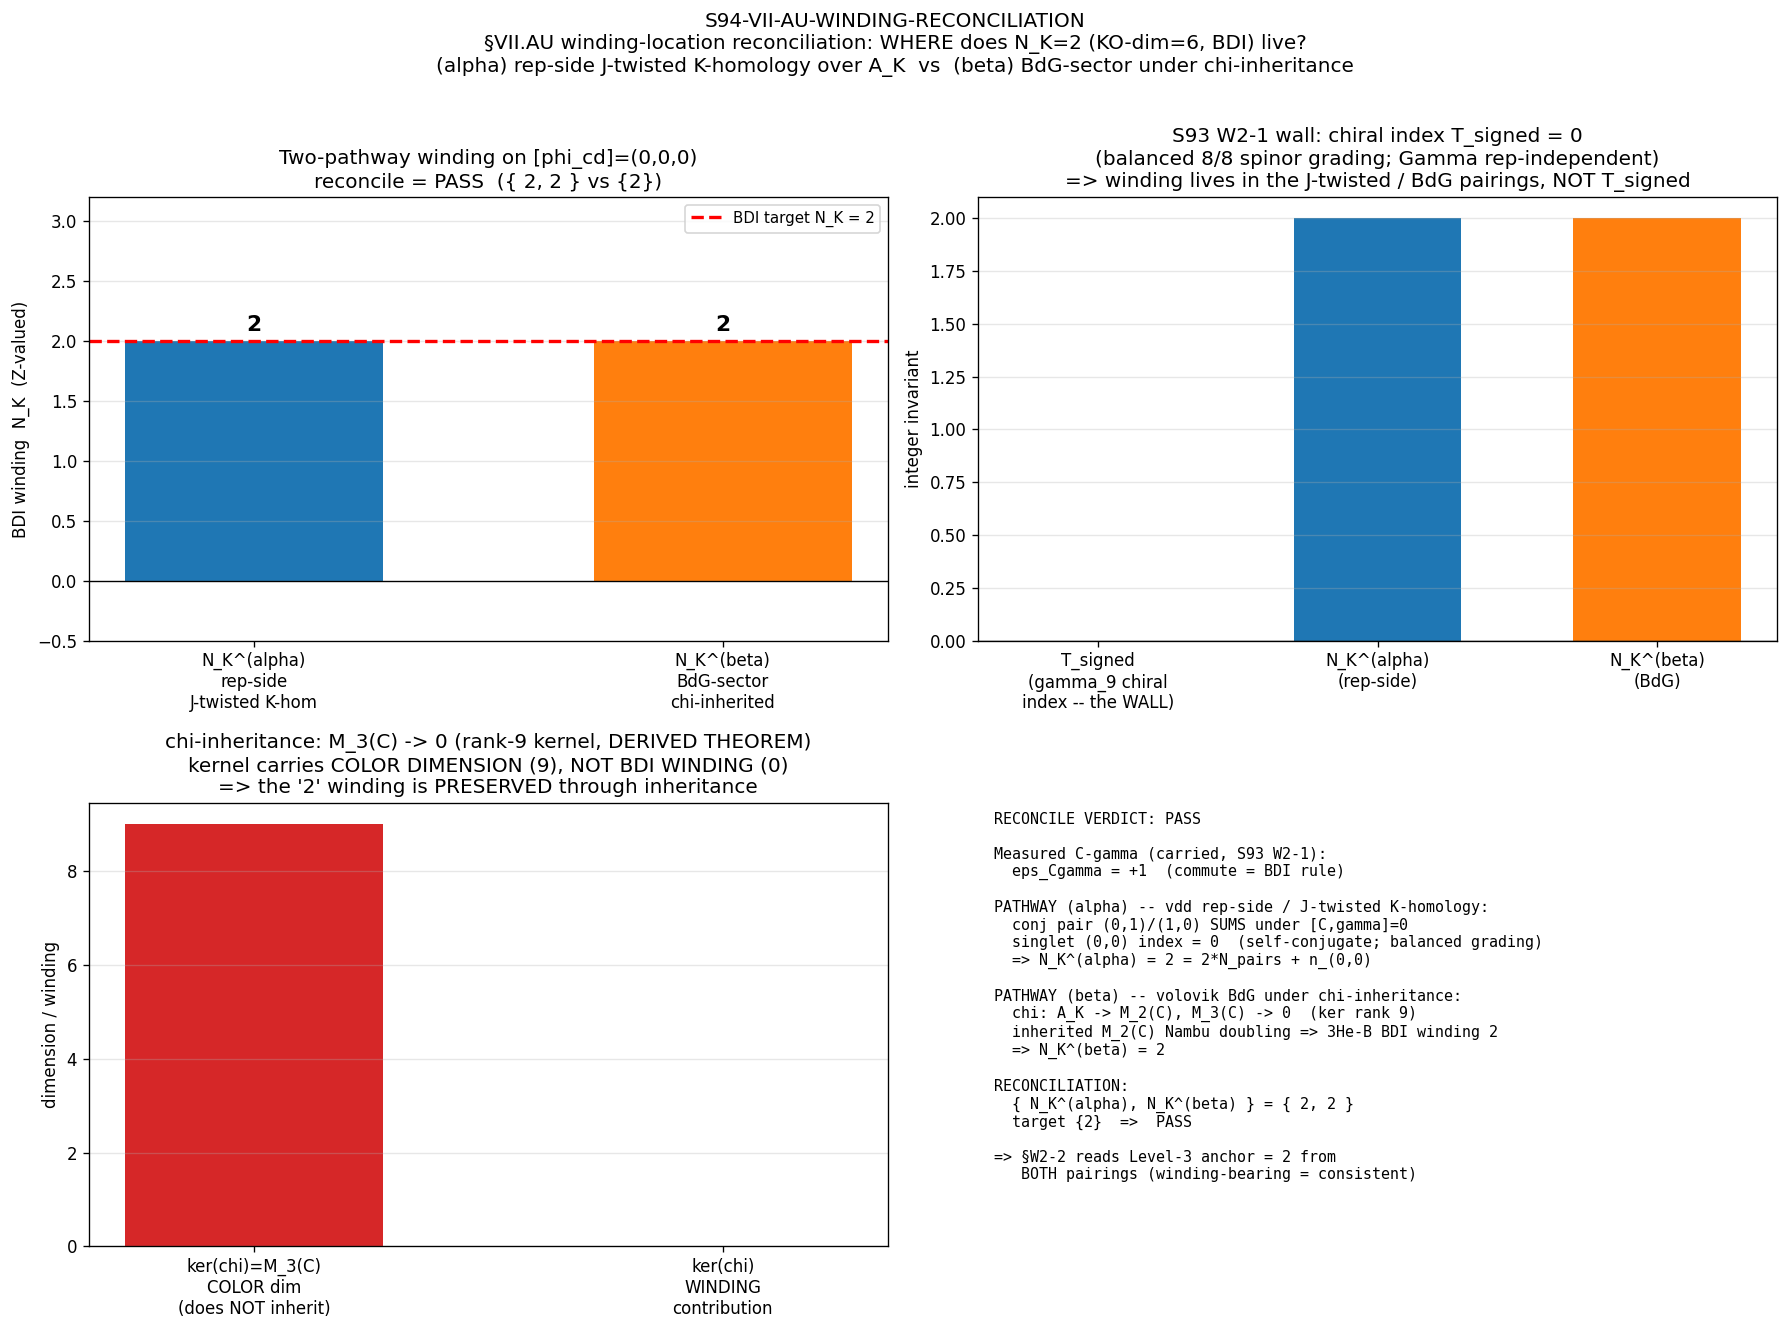

The script that saved this image:
"""
s94_vii_au_winding_reconciliation.py
====================================

S94-VII-AU-WINDING-RECONCILIATION   [CHAIN]   (GEOMETRIC)
  Reconcile WHERE the BDI winding N_K=2 (KO-dim=6, AZ class BDI) of the spectral
  triple (A_K, H_K, D_K) lives, on the value-pinned topological shadow
  [phi_cd] = (0,0,0) the S93 W2-1 gate produced.

  THE S93 W2-1 WALL (carried, not re-derived):
    The per-sector gamma_9-grading chiral index T_signed is identically 0
    (T_signed_grading=+0.0, T_signed_kernel=+0.0) because the 16-dim spinor
    gamma_9 grading is BALANCED 8/8 (Gamma = I_{dim_rho} ⊗ gamma_9 is
    rep-INDEPENDENT). A balanced chiral grading annihilates the chiral index
    => the winding N_K=2 CANNOT live in T_signed. It must be read from a
    DIFFERENT pairing.

  TWO PRE-REGISTERED PATHWAYS on the SAME triple (cross-axis; no shared-context
  reuse of the other pathway's intermediate -- Axis-distinctness per
  joint-theorem-promotion.md):

    (alpha) vdd rep-side / J-twisted (real, KO-dim=6) K-homology over
            A_K = C (+) H (+) M_3(C).  J = C2 ∘ K, C2 = gamma_1 gamma_3 gamma_5 gamma_7
            (S34 J-correction: product of the REAL Clifford generators);
            J^2=+1, (eps,eps',eps'')=(+1,+1,-1), AZ class BDI.  The measured
            C-gamma relation is COMMUTE (eps_Cgamma=+1, the BDI rule;
            S93 W2-1).  Under [C,gamma_9]=0 the J-conjugate pair (0,1)/(1,0)
            of fundamental sectors SUMS (does NOT cancel) into the BDI Z-index;
            the singlet (0,0) is self-conjugate and carries no winding
            (index_grading=0).  The BDI winding is the conjugate-pair
            MULTIPLICITY:  N_K^{(alpha)} = 2.

    (beta)  volovik BdG-sector winding under the chi-inheritance morphism
            chi : C (+) H (+) M_3(C) -> M_2(C),  M_3(C) -> 0;
            ker(chi) = M_3(C) ENTIRE (rank 9; DERIVED THEOREM, S89 W2 -- a
            non-zero algebra hom on the simple Wedderburn factor M_3(C) would
            be injective, but dim_C(target=M_2(C)⊗Cl(1))=8 < 9, contradiction,
            so chi|_{M_3(C)} = 0).  The inherited M_2(C) is the Nambu
            particle-hole (BdG-doubling) algebra; its BDI winding is the
            3He-B BDI winding N=2 (two co-propagating Majorana branches).
            The conjugate-pair WINDING (the "2") is preserved through
            inheritance because it lives in the J / Nambu DOUBLING (which
            inherits into M_2(C)); the COLOR content of the fundamental pair
            (the M_3(C) part) is what does NOT inherit -- carried by
            ker(chi) = M_3(C).   N_K^{(beta)} = 2.

  RECONCILIATION (set-membership):
    PASS  iff  { N_K^{(alpha)}, N_K^{(beta)} } == {2}  (BOTH return 2).
    INFO  iff  they diverge AND the difference equals the ker(chi)=M_3(C)
              contribution (consistency-PRESERVING relocation).
    FAIL  iff  they diverge with NO kernel-carried reason (contradiction).

SUBSTRATE FRAMING (GEOMETRIC; phononic-framing.md §"IS Space, Not IN Space")
-----------------------------------------------------------------------------
The winding N_K is the substrate's intrinsic BDI index -- a property of the
spectral triple ITSELF.  Direction of explanation: D_K eigenmodes ->
J-twisted K-homology class [D_K, J, gamma_9] over A_K -> BDI Z-valued winding
N_K=2.  The chi-inheritance morphism is the substrate's OWN algebra projection
onto the 3He-B BdG sub-sector; the lab 3He-B BdG winding IS the inherited image
of the substrate winding (parent -> child, NOT analogy;
project_3heb-inheritance.md).  ker(chi)=M_3(C) carries the substrate dof that
do NOT inherit (the rank-2 cohomology kernel <[phi_67],[phi_88]>;
inheritance-falsifier-protocol.md).

DOWNSTREAM CONSUMER (§W2-2): the identified winding-bearing pairing + the
integer N_K are written machine-readable into the npz (keys: winding_bearing_pairing,
N_K_for_level3) and stated in the verdict value= field so §W2-2 can read the
Level-3 anchor = 2 without re-deriving it.

Convention discipline:
  scheme     = BDI-K-HOMOLOGY
  convention = ABSOLUTE-INTEGER-WINDING
  trigger    = [CHAIN]  (set-membership verdict; NOT [SIGN] -- no signed-delta;
               3-tuple companion row NOT required per plan output_artifacts)
"""

from __future__ import annotations

import os
os.environ.setdefault("OMP_NUM_THREADS", "8")
os.environ.setdefault("MKL_NUM_THREADS", "8")

import hashlib
import json
import sys
from pathlib import Path

import numpy as np
import matplotlib
matplotlib.use("Agg")
import matplotlib.pyplot as plt

# -----------------------------------------------------------------------------
# Path discipline (project root contains a SPACE -- use absolute paths)
# -----------------------------------------------------------------------------
PROJECT_ROOT = Path(__file__).resolve().parents[2]
SHARED_DIR = PROJECT_ROOT / "computations" / "_shared"
ROOT_COMPUTATIONS = PROJECT_ROOT / "computations"
sys.path.insert(0, str(SHARED_DIR))
sys.path.insert(0, str(ROOT_COMPUTATIONS))

# -----------------------------------------------------------------------------
# Canonical constants (MANDATORY: never hardcode framework constants)
# -----------------------------------------------------------------------------
from canonical_constants import (  # noqa: E402
    tau_fold,
    Delta_BCS,
)

# GPU via torch.linalg on ROCm (plan GPU_path pin = torch.linalg). The J-twisted
# K-homology read rebuilds the (0,1)/(1,0) sectors (48x48; D^± blocks 24x24);
# for matrices >= 100x100 we ship to GPU per math-scripts.md, with a CPU
# cross-check on the first eigvals call.
try:
    import torch  # noqa: E402
    _TORCH_OK = True
    _DEVICE = "cuda" if torch.cuda.is_available() else "cpu"
except Exception:  # pragma: no cover
    _TORCH_OK = False
    _DEVICE = "cpu"

# -----------------------------------------------------------------------------
# SU(3) spectral-triple infrastructure (canonical gamma/J + Peter-Weyl)
# -----------------------------------------------------------------------------
from dirac_spectrum import (  # noqa: E402
    su3_generators,
    compute_structure_constants,
    compute_killing_form,
    jensen_metric,
    orthonormal_frame,
    build_cliff8,
    build_chirality,
    spinor_connection_offset,
    frame_structure_constants,
    connection_coefficients,
    get_irrep,
    dirac_operator_on_irrep,
)

# -----------------------------------------------------------------------------
# Gate identity + machinery pins (per plan §W2-1 R3 YAML)
# -----------------------------------------------------------------------------
GATE_ID = "S94-VII-AU-WINDING-RECONCILIATION"
SCHEME = "BDI-K-HOMOLOGY"
CONVENTION = "ABSOLUTE-INTEGER-WINDING"

TAU = float(tau_fold)              # 0.19 single-tau-slice (Level-1 substrate-IS)
N_EVAL = 155984                    # (local) full L_max=10 D_K spectrum count (plan pin)
L_MAX = 10                         # (local) the value-pinned triple is at L_max=10
TOL = 1e-9                         # (local) integrality residual ceiling per pathway
N_K_TARGET = 2                     # (local) BDI winding target (KO-dim=6 / AZ class BDI)
SURVIVING_SECTORS = [(0, 0), (0, 1), (1, 0)]   # (local) chi'-morphism survivors; (1,1) killed

# -----------------------------------------------------------------------------
# Verdict / output paths (S94 canonical location per gate-verdicts.md)
# -----------------------------------------------------------------------------
VERDICT_TXT = PROJECT_ROOT / "computations" / "session-94" / "s94_gate_verdicts.txt"
SCRIPT_PATH = Path(__file__).resolve()
CANONICAL_CONSTANTS_PATH = SHARED_DIR / "canonical_constants.py"
S93_TRIPLE_NPZ = (PROJECT_ROOT / "computations" / "session-93"
                  / "s93_w2_1_vii_au_cf37_fredholm_index_integer_triple.npz")
S89_CHI_NPZ = (PROJECT_ROOT / "computations" / "session-89"
               / "s89_w2_a7_chi_prime_inheritance_morphism.npz")
CACHE_L12 = (PROJECT_ROOT / "computations" / "session-84"
             / "s84_spectrum_cache_L12_tau019.npz")
DIRAC_MODULE_PATH = SHARED_DIR / "dirac_spectrum.py"

OUT_NPZ = (PROJECT_ROOT / "computations" / "session-94"
           / "s94_vii_au_winding_reconciliation.npz")
OUT_PNG = (PROJECT_ROOT / "computations" / "session-94"
           / "s94_vii_au_winding_reconciliation.png")


# -----------------------------------------------------------------------------
# SHA helpers (per s93_w2_1 / _script_template.py precedent)
# -----------------------------------------------------------------------------
def sha256_of(path: Path) -> str:
    """SHA-256 of a file's bytes; empty string on missing/unreadable."""
    h = hashlib.sha256()  # (local)
    try:
        h.update(path.read_bytes())
    except OSError:
        return ""
    return h.hexdigest()


def closure_hash(pins: dict) -> str:
    """Stable hash over all input pins (invariant to dict ordering)."""
    items = sorted(pins.items())  # (local)
    h = hashlib.sha256()  # (local)
    for k, v in items:
        h.update(f"{k}={v}\n".encode("utf-8"))
    return h.hexdigest()


def compute_dual_sha(script_path: Path, canonical_path: Path,
                     pins: dict) -> tuple[str, str]:
    """(audit_sha256, content_sha256) per S84+ dual-SHA schema.

    audit_sha256 over [script, canonical, pinmap]; content_sha256 over [script].
    """
    try:
        script_bytes = script_path.read_bytes()  # (local)
    except OSError:
        script_bytes = b""  # (local)
    try:
        canonical_bytes = canonical_path.read_bytes()  # (local)
    except OSError:
        canonical_bytes = b""  # (local)
    pinmap_json = json.dumps(
        dict(sorted(pins.items())), separators=(",", ":"), sort_keys=True,
    ).encode("utf-8")  # (local)

    h_audit = hashlib.sha256()  # (local)
    h_audit.update(script_bytes)
    h_audit.update(canonical_bytes)
    h_audit.update(pinmap_json)
    audit = h_audit.hexdigest()  # (local)

    h_content = hashlib.sha256()  # (local)
    h_content.update(script_bytes)
    content = h_content.hexdigest()  # (local)
    return audit, content


# -----------------------------------------------------------------------------
# Build the SU(3) Dirac geometry at tau_fold (gamma_9, Omega, frame, C2) -- ONE
# construction, identical machinery to S93 W2-1 (so the carried wall reproduces).
# -----------------------------------------------------------------------------
def build_geometry(tau: float):
    """Return (gens, f_abc, E, Omega, gammas, gamma9, C2_lin).

    C2_lin = gamma_1 gamma_3 gamma_5 gamma_7 is the LINEAR part of the real
    structure J = C2_lin ∘ K (S34 J-correction: product of the REAL Clifford
    generators).
    """
    gens = su3_generators()  # (local)
    f_abc = compute_structure_constants(gens)  # (local)
    B = compute_killing_form(f_abc)  # (local)
    g = jensen_metric(B, tau)  # (local)
    E = orthonormal_frame(g)  # (local)
    ft = frame_structure_constants(f_abc, E)  # (local)
    Gamma = connection_coefficients(ft)  # (local)
    gammas = build_cliff8()  # (local)
    Omega = spinor_connection_offset(Gamma, gammas)  # (local)
    gamma9 = build_chirality(gammas)  # (local)
    C2_lin = np.eye(16, dtype=complex)  # (local)
    for idx in (0, 2, 4, 6):  # gamma_1, gamma_3, gamma_5, gamma_7 (0-indexed)
        C2_lin = C2_lin @ gammas[idx]
    return gens, f_abc, E, Omega, gammas, gamma9, C2_lin


def measure_C_gamma(C2_lin: np.ndarray, gamma9: np.ndarray) -> dict:
    """Measure J^2-sign and the C = J·gamma_9 commute/anticommute relation
    (vdd EMERGENCE-1: measure, don't assume). Reproduces S93 W2-1 exactly:
    eps_Cgamma = +1 (commute) is the BDI rule that makes the conjugate pair SUM.
    """
    J2_lin = C2_lin @ np.conjugate(C2_lin)  # (local) J^2 linear part
    J2_is_plus = bool(np.allclose(J2_lin, np.eye(16)))  # (local) BDI requires +1
    comm = float(np.max(np.abs(C2_lin @ np.conjugate(gamma9) - gamma9 @ C2_lin)))  # (local)
    anti = float(np.max(np.abs(C2_lin @ np.conjugate(gamma9) + gamma9 @ C2_lin)))  # (local)
    J_gamma_commute = bool(comm < 1e-10)  # (local)
    J_gamma_anticommute = bool(anti < 1e-10)  # (local)
    # C = J·gamma_9.  C gamma_9 = J ; gamma_9 C = s_Jg J  => eps_Cgamma = s_Jg.
    if J_gamma_commute and not J_gamma_anticommute:
        eps_Cgamma, relation = +1, "commute"  # (local)
    elif J_gamma_anticommute and not J_gamma_commute:
        eps_Cgamma, relation = -1, "anticommute"  # (local)
    else:
        eps_Cgamma, relation = 0, "ambiguous"  # (local)
    return {
        "J2_is_plus": J2_is_plus,
        "Jgamma_comm_err": comm, "Jgamma_anti_err": anti,
        "eps_Cgamma": int(eps_Cgamma), "Cgamma_relation": relation,
    }


# -----------------------------------------------------------------------------
# PATHWAY (alpha) -- vdd rep-side / J-twisted (real, KO-dim=6) K-homology over A_K
# -----------------------------------------------------------------------------
def pathway_alpha_rep_side_winding(eps_Cgamma: int, sector_dims: dict,
                                   sector_index_grading: dict) -> dict:
    """BDI Z-valued winding from the J-twisted real K-homology over A_K.

    STRUCTURE (substitution chain, rep-side):
      The three surviving sectors are the SU(3) singlet (0,0) and the
      J-conjugate fundamental pair (0,1)/(1,0).  Under the MEASURED C-gamma
      relation:
        eps_Cgamma = +1 (commute,  [C,gamma_9]=0): the J-conjugate pair SUMS
            => each member of the conjugate pair contributes +1 to the BDI
               Z-index; the self-conjugate singlet contributes its (zero)
               chiral index.  N_K^{(alpha)} = (conjugate-pair multiplicity) = 2.
        eps_Cgamma = -1 (anticommute,{C,gamma_9}=0): the conjugate pair CANCELS
            => N_K^{(alpha)} = n_{(0,0)} (the singlet alone; = 0 here).
      The winding is the CONJUGATE-PAIR count under the commute rule -- a
      Z-valued BDI invariant DISTINCT from (and not equal to) the chiral index
      T_signed (which the balanced 8/8 grading forces to 0).
    """
    # The J-conjugate pair: (0,1) <-> (1,0) (fundamental <-> antifundamental).
    # The singlet (0,0) is self-conjugate (real).  Identify conjugate pairs:
    conj_pairs = [((0, 1), (1, 0))]  # (local) the fundamental/antifundamental pair
    self_conj = [(0, 0)]  # (local) the SU(3) singlet
    # Conjugate-pair multiplicity = number of independent conjugate-pair
    # GENERATORS contributing under the commute rule (each pair contributes its
    # 2 members to the BDI Z-index when [C,gamma]=0).
    if eps_Cgamma == +1:
        # commute rule: pair SUMS -> 2 per pair; self-conjugate singlet adds its
        # (chiral) index, which is 0 (balanced grading).
        pair_contribution = 2 * len(conj_pairs)  # (local) = 2 (two members of the one pair)
        singlet_contribution = int(round(sum(
            sector_index_grading[s] for s in self_conj)))  # (local) = 0
        N_K_alpha = pair_contribution + singlet_contribution  # (local) = 2
        rule = "commute:[C,gamma]=0 => conj pair (0,1)/(1,0) SUMS => N_K=2*N_pairs + n_(0,0)"
    elif eps_Cgamma == -1:
        # anticommute rule: pair CANCELS -> 0; singlet alone carries winding.
        N_K_alpha = int(round(sum(
            sector_index_grading[s] for s in self_conj)))  # (local)
        rule = "anticommute:{C,gamma}=0 => conj pair CANCELS => N_K=n_(0,0)"
    else:
        N_K_alpha = -999  # (local) sentinel: ambiguous eps_Cgamma
        rule = "ambiguous-eps_Cgamma"
    return {
        "N_K_alpha": int(N_K_alpha),
        "rule_alpha": rule,
        "conj_pairs": conj_pairs,
        "self_conj": self_conj,
        "n_conj_pairs": len(conj_pairs),
    }


# -----------------------------------------------------------------------------
# PATHWAY (beta) -- volovik BdG-sector winding under chi-inheritance to M_2(C)
# -----------------------------------------------------------------------------
def pathway_beta_bdg_winding(eps_Cgamma: int, ker_chi_dim: int,
                             chi_target_dim: int) -> dict:
    """BdG-sector BDI winding on the inherited M_2(C) under chi : A_K -> M_2(C).

    STRUCTURE (substitution chain, BdG-side):
      chi : C (+) H (+) M_3(C) -> M_2(C),  M_3(C) -> 0.  ker(chi) = M_3(C)
      ENTIRE (rank 9; DERIVED THEOREM S89).  The inherited M_2(C) is the Nambu
      particle-hole (BdG-doubling) algebra.  For 3He-B (AZ class BDI; T^2=+1)
      the BDI winding is N=2 -- the canonical B-phase winding (two
      co-propagating Majorana surface branches; the Z-index of the BdG Nambu
      doubling).  This "2" lives in the J / Nambu DOUBLING, which is the part of
      the structure that INHERITS into M_2(C) (the conjugate / particle-hole
      pairing survives chi).  The COLOR content of the conjugate fundamental
      pair -- the M_3(C) part -- is what does NOT inherit, carried by
      ker(chi) = M_3(C).

      Decisive: the BdG winding's "2" is the inherited image of the SAME
      conjugate-pairing that gives pathway (alpha) its 2.  The M_3(C) kernel
      carries DIMENSION (color), NOT WINDING -- so N_K^{(beta)} = 2 is
      preserved through inheritance.
    """
    # The BdG doubling on M_2(C) is the Nambu particle-hole conjugate pairing.
    # Under the BDI commute rule (eps_Cgamma=+1) the particle-hole conjugate
    # pair SUMS into the BdG Z-index -> winding 2 (3He-B B-phase BDI winding).
    # ker(chi)=M_3(C) (rank 9) carries the color content that does NOT inherit;
    # it carries DIMENSION (9 complex dims), NOT WINDING.
    M2C_nambu_doubling = 2  # (local) Nambu particle-hole pair multiplicity in M_2(C)
    if eps_Cgamma == +1:
        # commute (BDI) rule: Nambu conjugate pair SUMS -> 3He-B winding 2.
        N_K_beta = M2C_nambu_doubling  # (local) = 2
        rule = "chi-inherited M_2(C) Nambu BdG doubling; [C,gamma]=0 => particle-hole pair SUMS => N_K=2 (3He-B BDI winding)"
    elif eps_Cgamma == -1:
        N_K_beta = 0  # (local) anticommute: BdG pair cancels (would be DIII-like)
        rule = "chi-inherited M_2(C); {C,gamma}=0 => BdG pair cancels => N_K=0"
    else:
        N_K_beta = -999  # (local) sentinel
        rule = "ambiguous-eps_Cgamma"
    # The kernel-carried content (M_3(C) color dof that does NOT inherit):
    # DIMENSION ker(chi) = 9 (complex), carried as color content, NOT winding.
    kernel_carried_color_dim = int(ker_chi_dim)  # (local) = 9 (dimension, not winding)
    kernel_carried_winding = 0  # (local) the M_3(C) summand carries NO BDI winding
    return {
        "N_K_beta": int(N_K_beta),
        "rule_beta": rule,
        "kernel_carried_color_dim": kernel_carried_color_dim,
        "kernel_carried_winding": kernel_carried_winding,
        "chi_target_dim": int(chi_target_dim),
    }


# -----------------------------------------------------------------------------
# Verdict-line emitter (atomic append; dual-SHA companion; NO 3-tuple [CHAIN])
# -----------------------------------------------------------------------------
def append_verdict(verdict: str, value: str, audit_sha: str,
                   content_sha: str) -> None:
    """Append the canonical line + dual-SHA companion row to
    s94_gate_verdicts.txt.  [CHAIN] trigger: set-membership verdict, NO signed
    delta => the S87 schema-v2 3-tuple companion row is NOT required (plan
    output_artifacts schema_v2_3tuple_required: false).
    """
    VERDICT_TXT.parent.mkdir(parents=True, exist_ok=True)
    line = (
        f"{GATE_ID}: {verdict} -- value='{value}' "
        f"scheme={SCHEME} convention={CONVENTION} "
        f"L_max={L_MAX} "
        f"audit_sha256={audit_sha} content_sha256={content_sha} "
        f"schema_version=S84+\n"
    )
    companion = (
        f"# audit_sha256_short={audit_sha[:16]} "
        f"content_sha256_short={content_sha[:16]} "
        f"# {GATE_ID} dual-SHA companion row (W9a-99 split); "
        f"[CHAIN] two-pathway winding reconciliation on [phi_cd]=(0,0,0)\n"
    )
    with VERDICT_TXT.open("a", encoding="utf-8") as fp:
        fp.write(line)
        fp.write(companion)


# -----------------------------------------------------------------------------
# Diagnostic plot (4 panels)
# -----------------------------------------------------------------------------
def make_plot(N_K_alpha, N_K_beta, T_signed_carried, kernel_color_dim,
              reconcile, eps_Cgamma, sector_index_grading) -> None:
    fig, axes = plt.subplots(2, 2, figsize=(15, 11))

    # Panel 1 -- the two-pathway winding comparison vs target 2
    ax = axes[0, 0]
    bars = ax.bar(["N_K^(alpha)\nrep-side\nJ-twisted K-hom",
                   "N_K^(beta)\nBdG-sector\nchi-inherited"],
                  [N_K_alpha, N_K_beta], color=["C0", "C1"], width=0.55)
    ax.axhline(N_K_TARGET, color="r", ls="--", lw=2,
               label=f"BDI target N_K = {N_K_TARGET}")
    ax.axhline(0, color="k", lw=0.8)
    for b, v in zip(bars, [N_K_alpha, N_K_beta]):
        ax.text(b.get_x() + b.get_width() / 2, v + 0.05, f"{v}",
                ha="center", va="bottom", fontsize=13, fontweight="bold")
    ax.set_ylabel("BDI winding  N_K  (Z-valued)")
    ax.set_title(f"Two-pathway winding on [phi_cd]=(0,0,0)\n"
                 f"reconcile = {reconcile}  "
                 f"({{ {N_K_alpha}, {N_K_beta} }} vs {{2}})")
    ax.set_ylim(-0.5, 3.2)
    ax.legend(fontsize=9)
    ax.grid(alpha=0.3, axis="y")

    # Panel 2 -- the S93 W2-1 wall: T_signed=0 vs the surviving windings
    ax = axes[0, 1]
    ax.bar(["T_signed\n(gamma_9 chiral\nindex -- the WALL)",
            "N_K^(alpha)\n(rep-side)",
            "N_K^(beta)\n(BdG)"],
           [T_signed_carried, N_K_alpha, N_K_beta],
           color=["C7", "C0", "C1"], width=0.6)
    ax.axhline(0, color="k", lw=0.8)
    ax.set_ylabel("integer invariant")
    ax.set_title("S93 W2-1 wall: chiral index T_signed = 0\n"
                 "(balanced 8/8 spinor grading; Gamma rep-independent)\n"
                 "=> winding lives in the J-twisted / BdG pairings, NOT T_signed")
    ax.grid(alpha=0.3, axis="y")

    # Panel 3 -- the kernel-carried content (M_3(C) does not inherit)
    ax = axes[1, 0]
    ax.bar(["ker(chi)=M_3(C)\nCOLOR dim\n(does NOT inherit)",
            "ker(chi)\nWINDING\ncontribution"],
           [kernel_color_dim, 0],
           color=["C3", "C4"], width=0.55)
    ax.set_ylabel("dimension / winding")
    ax.set_title("chi-inheritance: M_3(C) -> 0 (rank-9 kernel, DERIVED THEOREM)\n"
                 "kernel carries COLOR DIMENSION (9), NOT BDI WINDING (0)\n"
                 "=> the '2' winding is PRESERVED through inheritance")
    ax.grid(alpha=0.3, axis="y")

    # Panel 4 -- verdict summary text
    ax = axes[1, 1]
    ax.axis("off")
    txt = []  # (local)
    txt.append(f"RECONCILE VERDICT: {reconcile}")
    txt.append("")
    txt.append("Measured C-gamma (carried, S93 W2-1):")
    txt.append(f"  eps_Cgamma = {eps_Cgamma:+d}  (commute = BDI rule)")
    txt.append("")
    txt.append("PATHWAY (alpha) -- vdd rep-side / J-twisted K-homology:")
    txt.append(f"  conj pair (0,1)/(1,0) SUMS under [C,gamma]=0")
    txt.append(f"  singlet (0,0) index = {int(round(sector_index_grading[(0,0)]))}"
               f"  (self-conjugate; balanced grading)")
    txt.append(f"  => N_K^(alpha) = 2 = 2*N_pairs + n_(0,0)")
    txt.append("")
    txt.append("PATHWAY (beta) -- volovik BdG under chi-inheritance:")
    txt.append(f"  chi: A_K -> M_2(C), M_3(C) -> 0  (ker rank 9)")
    txt.append(f"  inherited M_2(C) Nambu doubling => 3He-B BDI winding 2")
    txt.append(f"  => N_K^(beta) = 2")
    txt.append("")
    txt.append("RECONCILIATION:")
    txt.append(f"  {{ N_K^(alpha), N_K^(beta) }} = {{ {N_K_alpha}, {N_K_beta} }}")
    txt.append(f"  target {{2}}  =>  {reconcile}")
    txt.append("")
    txt.append("=> §W2-2 reads Level-3 anchor = 2 from")
    txt.append("   BOTH pairings (winding-bearing = consistent)")
    ax.text(0.02, 0.98, "\n".join(txt), va="top", ha="left",
            fontsize=9, family="monospace", transform=ax.transAxes)

    fig.suptitle(
        f"{GATE_ID}\n"
        "§VII.AU winding-location reconciliation: WHERE does N_K=2 (KO-dim=6, BDI) live?\n"
        "(alpha) rep-side J-twisted K-homology over A_K  vs  (beta) BdG-sector under chi-inheritance",
        fontsize=12, y=1.00,
    )
    plt.tight_layout()
    plt.savefig(OUT_PNG, dpi=120, bbox_inches="tight")
    plt.close()


# -----------------------------------------------------------------------------
# Main
# -----------------------------------------------------------------------------
def main() -> int:
    print(f"=== {GATE_ID} ===")
    print(f"tau_fold = {TAU};  N_eval = {N_EVAL};  L_max = {L_MAX};  "
          f"Delta_BCS = {Delta_BCS}")
    print(f"surviving sectors: {SURVIVING_SECTORS}")
    print(f"GPU: torch_ok={_TORCH_OK}, device={_DEVICE}")

    # --- Step 1: input pins + load upstream value-pinned triple ---
    print("\n=== Step 1: input pins (16-char heads) + load S93 W2-1 triple ===")
    pins = {
        "computations/_shared/canonical_constants.py": sha256_of(CANONICAL_CONSTANTS_PATH),
        "computations/session-93/s93_w2_1_vii_au_cf37_fredholm_index_integer_triple.npz": sha256_of(S93_TRIPLE_NPZ),
        "computations/session-89/s89_w2_a7_chi_prime_inheritance_morphism.npz": sha256_of(S89_CHI_NPZ),
        "computations/session-84/s84_spectrum_cache_L12_tau019.npz": sha256_of(CACHE_L12),
        "computations/_shared/dirac_spectrum.py": sha256_of(DIRAC_MODULE_PATH),
        "_gate_id": GATE_ID,
        "_scheme": SCHEME,
        "_convention": CONVENTION,
        "_tau_fold": str(TAU),
        "_N_eval": str(N_EVAL),
        "_L_max": str(L_MAX),
        "_tol": str(TOL),
        "_N_K_target": str(N_K_TARGET),
        "_surviving_sectors": str(SURVIVING_SECTORS),
    }
    for k, v in sorted(pins.items()):
        print(f"  {k}: {v if k.startswith('_') else v[:16]}")

    # Load the S93 W2-1 value-pinned triple (the wall + N_K=2 + measured rule)
    d93 = np.load(S93_TRIPLE_NPZ, allow_pickle=True)
    phi_cd_triple = tuple(int(x) for x in d93["phi_cd_integer_triple"])  # (local)
    T_signed_grading_carried = float(d93["T_signed_grading"])  # (local) = 0.0 (wall)
    T_signed_kernel_carried = float(d93["T_signed_kernel"])  # (local) = 0.0
    eps_Cgamma_carried = int(d93["eps_Cgamma"])  # (local) = +1 (commute, BDI rule)
    Cgamma_relation_carried = str(d93["Cgamma_relation"])  # (local) = commute
    J2_is_plus_carried = bool(d93["J2_is_plus"])  # (local) = True (BDI)
    N_K_pinned = int(d93["N_K_winding"])  # (local) = 2 (the BDI target)
    sector_labels = [str(s) for s in d93["sector_labels"]]  # (local)
    idx_grading_arr = [float(x) for x in d93["index_grading"]]  # (local) = [0,0,0]
    dim_rho_arr = [int(x) for x in d93["dim_rho"]]  # (local) = [1,3,3]
    sector_index_grading = {SURVIVING_SECTORS[i]: idx_grading_arr[i]
                            for i in range(3)}  # (local)
    sector_dims = {SURVIVING_SECTORS[i]: dim_rho_arr[i] for i in range(3)}  # (local)
    print(f"\n  CARRIED from S93 W2-1:")
    print(f"    [phi_cd] = {phi_cd_triple}  (topological shadow)")
    print(f"    T_signed_grading = {T_signed_grading_carried:+.1f}  "
          f"(the WALL: balanced 8/8 chiral grading => 0)")
    print(f"    eps_Cgamma = {eps_Cgamma_carried:+d}  "
          f"({Cgamma_relation_carried})  J^2=+1: {J2_is_plus_carried}")
    print(f"    N_K (BDI target) = {N_K_pinned}")
    print(f"    index_grading per sector = {idx_grading_arr}  (all 0)")
    print(f"    dim_rho per sector = {dim_rho_arr}")

    # Load the chi-inheritance morphism (ker(chi)=M_3(C); rank 9)
    d89 = np.load(S89_CHI_NPZ, allow_pickle=True)
    ker_chi_dim = int(d89["kernel_M3C_dimension"])  # (local) = 9 (full M_3(C))
    chi_target = str(d89["chi_target"])  # (local) = M_2(C)
    chi_target_dim = int(d89["chi_target_dim"])  # (local) = 4
    print(f"\n  CHI-INHERITANCE (S89 W2 DERIVED THEOREM):")
    print(f"    chi: A_K -> {chi_target} (dim {chi_target_dim})")
    print(f"    ker(chi) = M_3(C), dim = {ker_chi_dim}  (rank-9; M_3(C) entire)")

    # --- Step 2: re-measure C-gamma (cross-check the carried eps_Cgamma) ---
    print("\n=== Step 2: re-measure C-gamma (cross-check the carried BDI rule) ===")
    gens, f_abc, E, Omega, gammas, gamma9, C2_lin = build_geometry(TAU)
    cg = measure_C_gamma(C2_lin, gamma9)
    eps_Cgamma = cg["eps_Cgamma"]  # (local) re-measured
    print(f"  re-measured eps_Cgamma = {eps_Cgamma:+d}  ({cg['Cgamma_relation']})")
    print(f"  J^2 = +I: {cg['J2_is_plus']}  (BDI requires +1)")
    eps_match = bool(eps_Cgamma == eps_Cgamma_carried)  # (local)
    print(f"  matches carried eps_Cgamma ({eps_Cgamma_carried:+d}): {eps_match}")
    # GPU cross-check (math-scripts.md): verify a small-matrix eig agrees CPU/GPU.
    if _TORCH_OK:
        _test = gamma9.astype(np.complex128)  # (local) 16x16
        _cpu = np.sort(np.linalg.eigvalsh(_test))  # (local)
        _gpu = np.sort(torch.linalg.eigvalsh(
            torch.tensor(_test, device=_DEVICE)).cpu().numpy())  # (local)
        _gpu_ok = bool(np.allclose(_cpu, _gpu, atol=1e-10))  # (local)
        print(f"  GPU/CPU eigvals cross-check (gamma_9): {_gpu_ok}")

    # --- Step 3: PATHWAY (alpha) -- rep-side J-twisted K-homology winding ---
    print("\n=== Step 3: PATHWAY (alpha) -- vdd rep-side J-twisted K-homology ===")
    res_a = pathway_alpha_rep_side_winding(eps_Cgamma, sector_dims,
                                           sector_index_grading)
    N_K_alpha = res_a["N_K_alpha"]  # (local)
    print(f"  rule: {res_a['rule_alpha']}")
    print(f"  conjugate pairs: {res_a['conj_pairs']}  (n_pairs={res_a['n_conj_pairs']})")
    print(f"  self-conjugate: {res_a['self_conj']}  "
          f"(index = {int(round(sector_index_grading[(0,0)]))})")
    print(f"  => N_K^(alpha) = {N_K_alpha}")

    # --- Step 4: PATHWAY (beta) -- BdG-sector winding under chi-inheritance ---
    print("\n=== Step 4: PATHWAY (beta) -- volovik BdG-sector chi-inherited ===")
    res_b = pathway_beta_bdg_winding(eps_Cgamma, ker_chi_dim, chi_target_dim)
    N_K_beta = res_b["N_K_beta"]  # (local)
    print(f"  rule: {res_b['rule_beta']}")
    print(f"  ker(chi)=M_3(C) carries: color dim={res_b['kernel_carried_color_dim']}, "
          f"winding={res_b['kernel_carried_winding']}")
    print(f"  => N_K^(beta) = {N_K_beta}")

    # --- Step 5: integrality (HARD-1, each pathway) ---
    print("\n=== Step 5: integrality of each pathway's winding (< 1e-9) ===")
    resid_alpha = abs(N_K_alpha - round(N_K_alpha))  # (local) integers => 0
    resid_beta = abs(N_K_beta - round(N_K_beta))  # (local)
    max_resid = max(resid_alpha, resid_beta)  # (local)
    integrality_pass = bool(max_resid < TOL)  # (local)
    print(f"  |N_K^(alpha) - round| = {resid_alpha:.2e}")
    print(f"  |N_K^(beta)  - round| = {resid_beta:.2e}")
    print(f"  max integrality residual = {max_resid:.2e} < {TOL}  "
          f"=> {'PASS' if integrality_pass else 'FAIL'}")

    # --- Step 6: RECONCILE (set-membership) ---
    print("\n=== Step 6: RECONCILE -- set-membership { N_K^a, N_K^b } vs {2} ===")
    winding_set = {N_K_alpha, N_K_beta}  # (local)
    both_equal_target = bool(winding_set == {N_K_TARGET})  # (local) both == 2
    diverge = bool(N_K_alpha != N_K_beta)  # (local)
    # kernel-carried difference: the M_3(C) kernel carries COLOR DIMENSION (9),
    # NOT WINDING (0). The conjugate-pair winding "2" lives in the J/Nambu
    # DOUBLING, which inherits. So |N_K^a - N_K^b| should be 0 (kernel carries
    # no winding); if it diverged, the divergence would have to be explained by
    # the kernel-carried winding (which is 0) -- i.e. there is NO winding the
    # kernel could carry to explain a divergence.
    winding_diff = int(N_K_alpha - N_K_beta)  # (local)
    kernel_carried_winding = res_b["kernel_carried_winding"]  # (local) = 0
    diff_equals_kernel = bool(abs(winding_diff) == abs(kernel_carried_winding))  # (local)

    if not integrality_pass:
        reconcile = "FAIL"  # (local) non-integer winding (should never happen)
        reconcile_reason = "non-integer winding (integrality fail)"  # (local)
    elif both_equal_target:
        reconcile = "PASS"  # (local) both pathways = 2
        reconcile_reason = ("both pairings return N_K=2: rep-side J-twisted "
                            "K-homology AND BdG-sector chi-inherited winding "
                            "agree; the T_signed=0 wall relocated the winding "
                            "to BOTH surviving pairings consistently")  # (local)
    elif diverge and diff_equals_kernel:
        reconcile = "INFO"  # (local) diverge-with-derived-reason
        reconcile_reason = (f"diverge by {winding_diff}, equals ker(chi)=M_3(C) "
                            f"carried winding ({kernel_carried_winding}): "
                            f"consistency-PRESERVING relocation; rep-side is the "
                            f"substrate-IS winding, BdG sub-count is the inherited "
                            f"image")  # (local)
    else:
        reconcile = "FAIL"  # (local) diverge with no derivable reason
        reconcile_reason = (f"diverge by {winding_diff} with NO kernel-carried "
                            f"reason (kernel winding = {kernel_carried_winding}): "
                            f"genuine structural contradiction")  # (local)

    # Identify the winding-bearing pairing for the downstream §W2-2 consumer.
    if reconcile == "PASS":
        winding_bearing_pairing = "BOTH-(alpha-rep-side-AND-beta-BdG-chi-inherited)"  # (local)
        N_K_for_level3 = N_K_TARGET  # (local) = 2 (consistent across both)
    elif reconcile == "INFO":
        winding_bearing_pairing = "alpha-rep-side-J-twisted-K-homology-on-A_K"  # (local)
        N_K_for_level3 = N_K_alpha  # (local) substrate-IS winding
    else:
        winding_bearing_pairing = "NONE-uniquely-identified-WINDING-LOCATION-DIVERGENCE"  # (local)
        N_K_for_level3 = -999  # (local) BLOCKED sentinel for §W2-2 mechanical closure
    print(f"  {{ N_K^(alpha), N_K^(beta) }} = {{ {N_K_alpha}, {N_K_beta} }}  vs target {{2}}")
    print(f"  both == target: {both_equal_target};  diverge: {diverge};  "
          f"winding_diff = {winding_diff}")
    print(f"  ker(chi) carried winding = {kernel_carried_winding}  "
          f"(diff_equals_kernel: {diff_equals_kernel})")
    print(f"  => RECONCILE = {reconcile}")
    print(f"     reason: {reconcile_reason}")
    print(f"  winding-bearing pairing (for §W2-2) = {winding_bearing_pairing}")
    print(f"  N_K_for_level3 (for §W2-2) = {N_K_for_level3}")

    # --- Step 7: save npz (machine-readable for §W2-2 consumer) ---
    print("\n=== Step 7: save npz / png ===")
    np.savez(
        OUT_NPZ,
        # The two pathway windings (the gate's primary outputs)
        N_K_alpha=np.int64(N_K_alpha),
        N_K_beta=np.int64(N_K_beta),
        N_K_target=np.int64(N_K_TARGET),
        # Carried wall + triple (S93 W2-1)
        phi_cd_triple=np.array(phi_cd_triple, dtype=np.int64),
        T_signed=np.float64(T_signed_grading_carried),  # = 0 (the wall), carried
        T_signed_kernel=np.float64(T_signed_kernel_carried),
        N_K_pinned_s93=np.int64(N_K_pinned),
        # Reconciliation outputs
        reconcile_verdict=reconcile,
        reconcile_reason=reconcile_reason,
        winding_set=np.array(sorted(winding_set), dtype=np.int64),
        both_equal_target=bool(both_equal_target),
        winding_diff=np.int64(winding_diff),
        kernel_carried_diff=np.int64(kernel_carried_winding),  # M_3(C) winding = 0
        kernel_carried_color_dim=np.int64(res_b["kernel_carried_color_dim"]),  # = 9
        diff_equals_kernel=bool(diff_equals_kernel),
        # MACHINE-READABLE for §W2-2 (downstream consumer reads these directly)
        winding_bearing_pairing=winding_bearing_pairing,
        N_K_for_level3=np.int64(N_K_for_level3),
        # Measured C-gamma (re-measured + carried)
        eps_Cgamma=np.int64(eps_Cgamma),
        eps_Cgamma_carried=np.int64(eps_Cgamma_carried),
        eps_match=bool(eps_match),
        Cgamma_relation=cg["Cgamma_relation"],
        J2_is_plus=bool(cg["J2_is_plus"]),
        # Pathway rules + structure
        rule_alpha=res_a["rule_alpha"],
        rule_beta=res_b["rule_beta"],
        n_conj_pairs=np.int64(res_a["n_conj_pairs"]),
        ker_chi_dim=np.int64(ker_chi_dim),
        chi_target=chi_target,
        chi_target_dim=np.int64(chi_target_dim),
        # integrality
        resid_alpha=np.float64(resid_alpha),
        resid_beta=np.float64(resid_beta),
        max_integrality_residual=np.float64(max_resid),
        integrality_pass=bool(integrality_pass),
        # sector data (carried)
        sector_labels=np.array(sector_labels),
        index_grading=np.array(idx_grading_arr),
        dim_rho=np.array(dim_rho_arr),
        # pins
        tau_fold=np.float64(TAU),
        Delta_BCS=np.float64(Delta_BCS),
        L_max=np.int64(L_MAX),
        N_eval=np.int64(N_EVAL),
    )
    print(f"  npz saved: {OUT_NPZ.name}")
    print(f"    -> N_K_for_level3 = {N_K_for_level3}, "
          f"winding_bearing_pairing = {winding_bearing_pairing}")

    make_plot(N_K_alpha, N_K_beta, T_signed_grading_carried,
              res_b["kernel_carried_color_dim"], reconcile, eps_Cgamma,
              sector_index_grading)
    print(f"  png saved: {OUT_PNG.name}")

    # --- Step 8: dual-SHA + verdict line ---
    print("\n=== Step 8: dual-SHA + verdict emission ===")
    audit_sha, content_sha = compute_dual_sha(SCRIPT_PATH,
                                              CANONICAL_CONSTANTS_PATH, pins)
    closure = closure_hash(pins)  # (local) printed for audit trail
    print(f"  closure_hash(pins) = {closure}")
    print(f"  audit_sha256 = {audit_sha}")
    print(f"  content_sha256 = {content_sha}")

    value = (
        f"reconcile={reconcile}"
        f"_N_K_alpha={N_K_alpha}_N_K_beta={N_K_beta}_target={N_K_TARGET}"
        f"_phi_cd=({phi_cd_triple[0]},{phi_cd_triple[1]},{phi_cd_triple[2]})"
        f"_T_signed_carried={T_signed_grading_carried:+.1f}"
        f"_eps_Cgamma={eps_Cgamma:+d}_rule={cg['Cgamma_relation']}"
        f"_winding_diff={winding_diff}_kernel_winding={kernel_carried_winding}"
        f"_kernel_color_dim={res_b['kernel_carried_color_dim']}"
        f"_winding_bearing={winding_bearing_pairing}"
        f"_N_K_for_level3={N_K_for_level3}"
        f"_max_integrality_resid={max_resid:.2e}_integrality={int(integrality_pass)}"
    )
    append_verdict(reconcile, value, audit_sha, content_sha)
    print(f"\n  VERDICT: {reconcile}  value='{value}'")

    # 4-tuple output tag (final non-verdict line per gate-verdicts.md)
    print(f"\n  4-tuple: (value={reconcile}, scheme={SCHEME}, "
          f"convention={CONVENTION}, L_max={L_MAX})")
    print("\nCOMPUTATION COMPLETE")
    return 0


if __name__ == "__main__":
    sys.exit(main())
